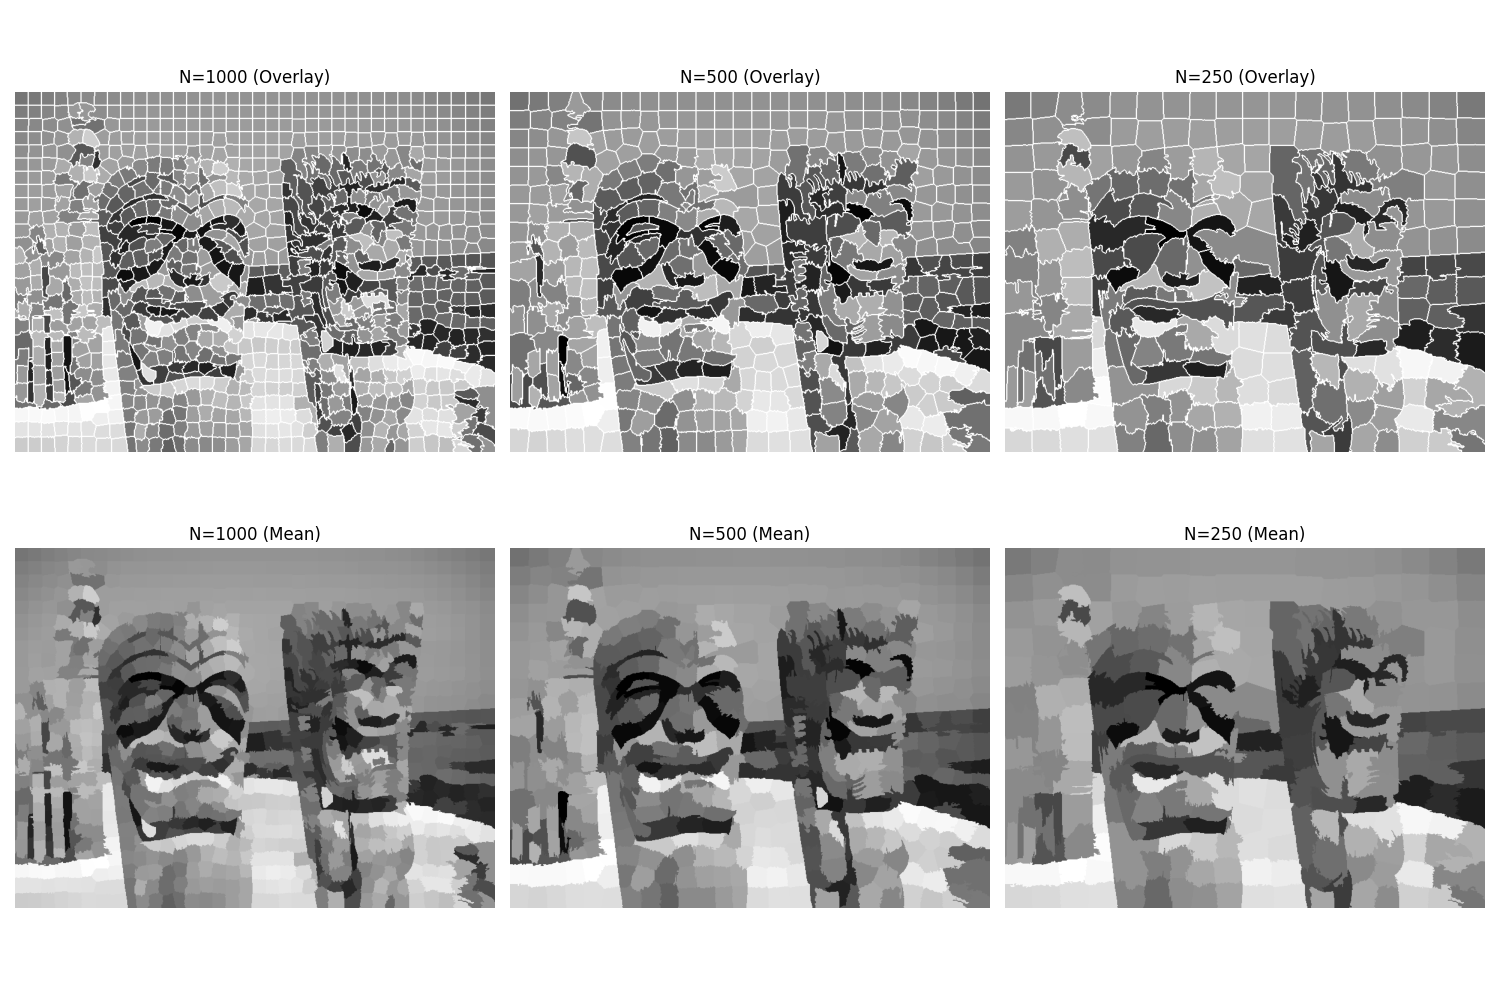

Write Python code to recreate this figure.

import sys
import os
import numpy as np
import matplotlib.pyplot as plt
from skimage.io import imread
from skimage import img_as_float
from skimage.segmentation import find_boundaries
from scipy.ndimage import mean
from General.superpixels import superpixels
from libDIPUM.data_path import dip_data

def mat2gray(img):
    min_v = img.min()
    max_v = img.max()
    if max_v - min_v < 1e-10:
        return np.zeros_like(img)
    return (img - min_v) / (max_v - min_v)

# Data
image_path = dip_data('totem-poles.tif')
f_raw = imread(image_path)
f = img_as_float(f_raw)

# Superpixels sizes
NSUP = [1000, 500, 250]

fSPStore = []
BWStore = []

for i, n_seg in enumerate(NSUP):
    print(f"Processing superpixels N={n_seg}...")
    L, NL = superpixels(f, n_seg)

    # Mean image
    if f.ndim == 3:
        fSP = np.zeros_like(f)
        for c in range(f.shape[2]):
             means = mean(f[:,:,c], labels=L, index=np.arange(1, NL+1))
             mapping = np.zeros(NL + 1)
             mapping[1:] = means
             fSP[:,:,c] = mapping[L]
    else:
        means = mean(f, labels=L, index=np.arange(1, NL+1))
        mapping = np.zeros(NL + 1)
        mapping[1:] = means
        fSP = mapping[L]

    fSP = mat2gray(fSP)
    fSPStore.append(fSP)

    # Boundaries
    BW = find_boundaries(L, mode='thick')
    BWStore.append(BW)

# Display
fig, axes = plt.subplots(2, 3, figsize=(15, 10))

for i in range(3):
    # Top row: Overlays
    fSP = fSPStore[i]
    BW = BWStore[i]

    if fSP.ndim == 2:
        f_overlay = fSP.copy()
        f_overlay[BW] = 1.0 # White
        cmap = 'gray'
    else:
        f_overlay = fSP.copy()
        for c in range(3):
            f_overlay[:,:,c][BW] = 1.0
        cmap = None

    axes[0, i].imshow(f_overlay, cmap=cmap)
    axes[0, i].set_title(f'N={NSUP[i]} (Overlay)')
    axes[0, i].axis('off')

    # Bottom row: Mean Images
    axes[1, i].imshow(fSP, cmap=cmap)
    axes[1, i].set_title(f'N={NSUP[i]} (Mean)')
    axes[1, i].axis('off')

plt.tight_layout()
plt.savefig('Figure1052.png')
print("Saved Figure1052.png")
plt.show()
